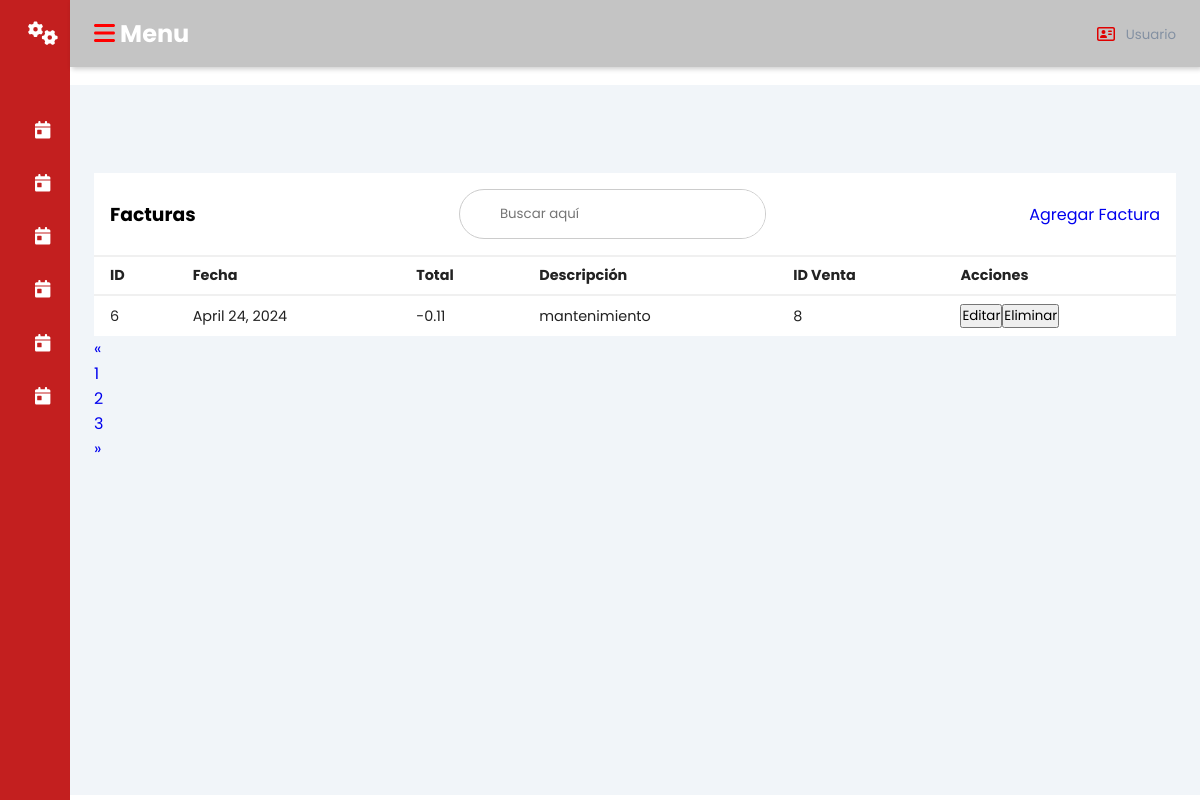
Page /facturas/ on the committed database.
### promecapp/models.py (models this page shows)
class Factura(models.Model):
    idFactura = models.AutoField(primary_key=True)
    Fecha = models.DateField()
    Total = models.DecimalField(max_digits=15, decimal_places=2)
    Descripcion = models.CharField(max_length=100, null=True)
    IDVenta = models.ForeignKey('Venta', on_delete=models.CASCADE)
    class Meta:
        db_table = 'Factura'

class Venta(models.Model):
    IDVenta = models.AutoField(primary_key=True)
    Fecha_Venta = models.DateField()
    Monto_Total = models.DecimalField(max_digits=10, decimal_places=2)
    descripcion = models.TextField()
    IDServicio = models.ForeignKey(Servicio, on_delete=models.CASCADE)
    IDTipo_pago = models.ForeignKey(TipoPago, on_delete=models.CASCADE)
    IDCita = models.ForeignKey(Citas, on_delete=models.CASCADE)
    class Meta:
        db_table = 'venta'
    def __str__(self):
        return str(self.IDVenta)

### promecapp/views.py (the view)
# urls.py: path('facturas/', views.facturas, name='facturas'),
def facturas(request):
    facturas = Factura.objects.all()
    return render(request, 'facturas.html', {'facturas': facturas})

### promecapp/Templates/facturas.html (shortened to what this page needs)
{% load static %}
<!DOCTYPE html>
<html lang="en">
<head>
    <link rel="stylesheet" href="{% static 'css/dash.css' %}">
</head>
<body>
    <div class="sidebar">
        <div class="sidebar-brand">
            <h2><i class="fa-solid fa-gears" style="color: #ffffff;"></i><span>promec</span></h2>
        </div>
        <div class="sidebar-menu">
            <ul>
                <li>
                    <a href="{% url 'usuarios' %}"><i class="fa-solid fa-calendar-day" style="color: #ffffff;"></i>
                        <span>Usuarios</span></a>
                </li>
                <li>
                    <a href="{% url 'citas' %}"><i class="fa-solid fa-calendar-day" style="color: #ffffff;"></i>
                        <span>Citas</span></a>
                </li>
                <li>
                    <a href="{% url 'facturas' %}"><i class="fa-solid fa-calendar-day" style="color: #ffffff;"></i>
                        <span>Facturas</span></a>
                </li>
                <li>
                    <a href="{% url 'servicios' %}"><i class="fa-solid fa-calendar-day" style="color: #ffffff;"></i>
                        <span>Servicios</span></a>
                </li>
                <li>
                    <a href="{% url 'ventas' %}"><i class="fa-solid fa-calendar-day" style="color: #ffffff;"></i>
                        <span>Ventas</span></a>
                </li>
                <li>
                    <a href="{% url 'historial' %}"><i class="fa-solid fa-calendar-day" style="color: #ffffff;"></i>
                        <span>historial</span></a>
                </li>
            </ul>
        </div>
    </div>
<div class="main-content">
    <header>
        <h2>
            <label for="nav-toggle">
                <span class="fa-solid fa-bars" style="color: #ff0000;"></span>
            </label> Menu
        </h2>
        <div class="user-wrapper">
            <img class="fa-regular fa-address-card" style="color: #e00000;" width="40px" height="40px" alt="">
            <div>
                <small>Usuario</small>
            </div>
        </div>
    </header>
    <main>
        <div class="recent-grid">
            <div class="projects">
                <div class="card">
                    <div class="card-header">
                        <h3>Facturas</h3>
                        <div class="search-wrapper">
                            <input type="search" placeholder="Buscar aquí" />
                        </div>
                        <a href="{% url 'agregar_factura' %}" class="btn btn-secundary">Agregar Factura</a>
                    </div>
                    <div class="card-body">
                        <div class="table-responsive">
                            <table width="100%">
                                <thead>
                                    <tr>
                                        <td>ID</td>
                                        <td>Fecha</td>
                                        <td>Total</td>
                                        <td>Descripción</td>
                                        <td>ID Venta</td>
                                        <td>Acciones</td>
                                    </tr>
                                </thead>
                                <tbody>
                                    {% for factura in facturas %}
                                        <tr>
                                            <td>{{ factura.idFactura }}</td>
                                            <td>{{ factura.Fecha }}</td>
                                            <td>{{ factura.Total }}</td>
                                            <td>{{ factura.Descripcion }}</td>
                                            <td>{{ factura.IDVenta }}</td>
                                            <td>
                                                <a href="{% url 'editar_factura' factura.idFactura %}"><button>Editar</button></a>
                                                <form action="{% url 'eliminar_factura' factura.idFactura %}" method="post" style="display: inline;">
                                                    <button type="submit" class="btn btn-danger">Eliminar</button>
                                                </form>
                                            </td>
                                        </tr>
                                    {% endfor %}
                                </tbody>
                            </table>
                        </div>
                    </div>
                </div>
            </div>
            <div class="card1">
                <nav aria-label="Page navigation example">
                    <ul class="pagination">
                        <li class="page-item">
                            <a class="page-link" href="#" aria-label="Previous">
                                <span aria-hidden="true">&laquo;</span>
                            </a>
                        </li>
                        <li class="page-item"><a class="page-link" href="#">1</a></li>
                        <li class="page-item"><a class="page-link" href="#">2</a></li>
                        <li class="page-item"><a class="page-link" href="#">3</a></li>
                        <li class="page-item">
                            <a class="page-link" href="#" aria-label="Next">
                                <span aria-hidden="true">&raquo;</span>
                            </a>
                        </li>
                    </ul>
                </nav>
            </div>
        </div>
    </main>
</div>
</body>
</html>

### promecapp/static/css/dash.css (style rules this page uses)
:root { --main-color: #c31f1f; --color-dark: #1D2231; --text-grey: #8390A2; }
* { padding: 0; margin: 0; box-sizing: border-box; list-style-type: none; text-decoration: none; font-family: 'Poppins', sans-serif; }
.sidebar { width: 345px; position: fixed; left: 0; top: 0; height: 100%; background: var(--main-color); z-index: 100; transition: width 300ms; }
.sidebar-brand { height: 90px; padding: 1rem 0rem 1rem 2rem; color: #fff; }
.sidebar-menu { margin-top: 1rem; }
.sidebar-menu li { width: 100%; margin-bottom: 1.7rem; padding-left: 1rem; }
.sidebar-menu a { padding-left: 1rem; display: block; color: #fff; font-size: 1.1rem; }
.main-content { transition: margin-left 300ms; margin-left: 345px; }
header { background: #c4c4c4; display: flex; justify-content: space-between; padding: 1rem 1.5rem; box-shadow: 2px 2px 5px rgba(0, 0, 0, 0.2); position: fixed; left: 345px; width: calc(100% - 345px); top: 0; z-index: 100; transition: left 300ms; }
header h2 { color: #ffffff; }
.search-wrapper { border: 1px solid #ccc; border-radius: 30px; height: 50px; display: flex; align-items: center; overflow-x: hidden; }
.search-wrapper input { height: 100%; padding: .5rem; border: none; outline: none; }
.user-wrapper { display: flex; align-items: center; }
.user-wrapper small { display: inline-block; color: var(--text-grey); }
main { margin-top: 85px; padding: 2rem 1.5rem; background: #f1f5f9; min-height: calc(100vh - 90px); }
.recent-grid { margin-top: 3.5rem; display: 100%; grid-gap: 2rem; grid-template-columns: 65% auto; }
.card { background: #fff; }
.card-header { padding: 1rem; }
.card-header { display: flex; justify-content: space-between; align-items: center; border-bottom: 1px solid #f0f0f0; }
table { border-collapse: collapse; }
thead tr { border-top: 1px solid #f0f0f0; border-bottom: 2px solid #f0f0f0; }
thead td { font-weight: 700; }
td { padding: .5rem 1rem; font-size: .9rem; color: #222; }
tr td:last-child { display: flex; align-items: center; }
.table-responsive { width: 100%; overflow-x: auto; }
@media only screen and (max-width: 1200px) { .sidebar { width: 70px; } }
@media only screen and (max-width: 1200px) { .sidebar .sidebar-brand, .sidebar li { padding-left: 1rem; text-align: center; } }
@media only screen and (max-width: 1200px) { .sidebar li a { padding-left: 0rem; } }
@media only screen and (max-width: 1200px) { .main-content { margin-left: 70px; } }
@media only screen and (max-width: 1200px) { .main-content header { width: calc(100% - 70px); left: 70px; } }
a { text-decoration: none; }

### rows in the picture
Factura: idFactura "6", Fecha "April 24, 2024", Total "-0.11", Descripcion "mantenimiento", IDVenta "8"
